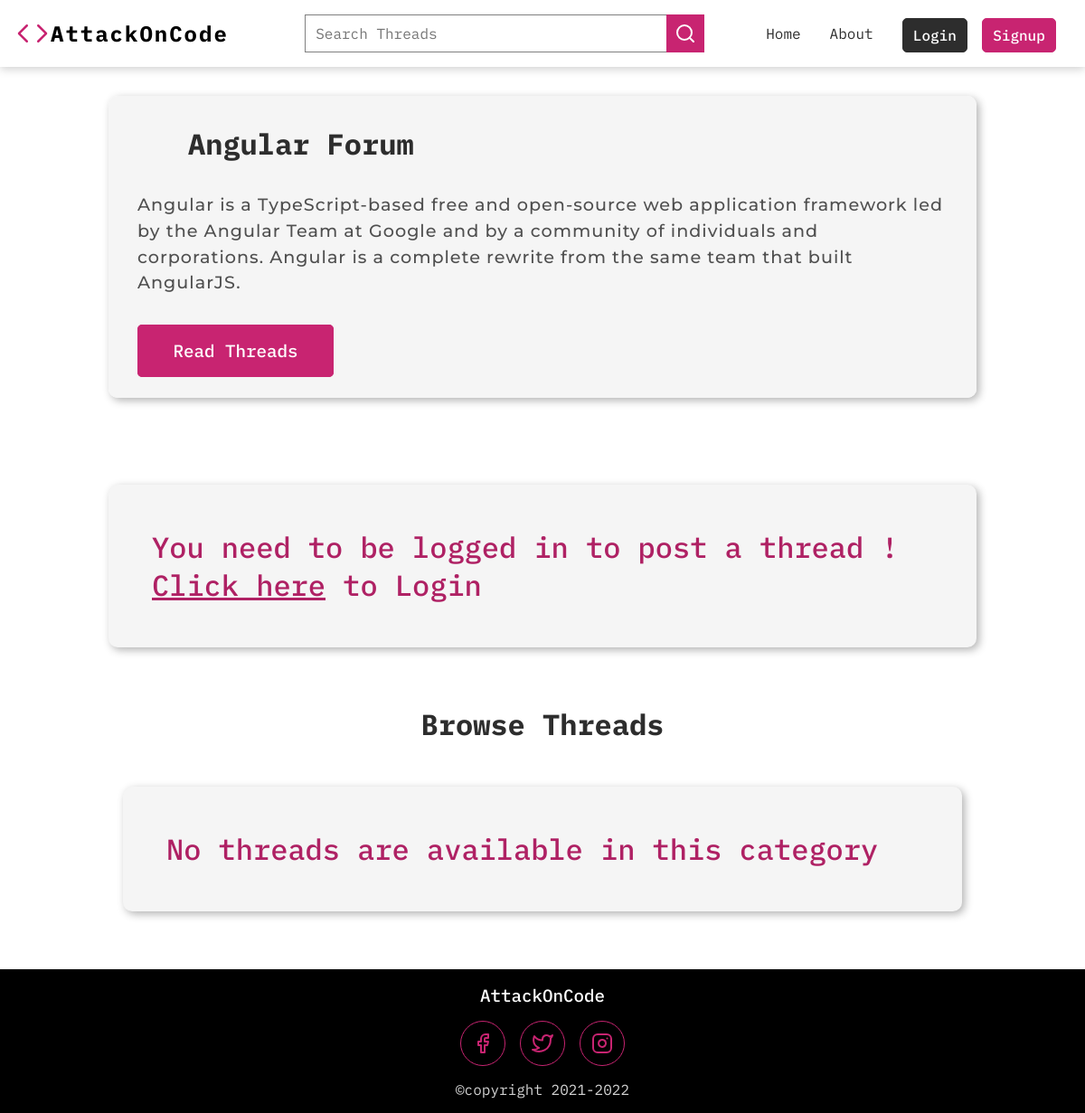
/thread-list.php?category_id=5, run on the app's committed database.
### tables this page shows
CREATE TABLE `categories` (
  `category_id` int(11) NOT NULL,
  `category_name` varchar(255) NOT NULL,
  `category_description` text NOT NULL,
  `category_createdat` datetime NOT NULL DEFAULT current_timestamp()
);

### thread-list.php (the view, shortened to what this page needs)
<?php
    require "./partials/_connection.php";
    $category_id = $_GET['category_id'];
    $stmt =  $mysqli->prepare("SELECT * FROM `categories` WHERE category_id = ?");
    $stmt->bind_param("i", $category_id);
    $stmt->execute();
    $categoryFetchingResult = $stmt->get_result();
    $categoryFetchingArray = mysqli_fetch_assoc($categoryFetchingResult);
    $thread_title = $thread_description = $errorMsgTitle = $errorMsgDesc = $user_id = "";
    $stmt =  $mysqli->prepare("SELECT * FROM `threads` WHERE thread_cat_id = ?");
    $stmt->bind_param("i", $category_id);
    $stmt->execute();
    $threadsFetchingResult = $stmt->get_result();
    $threadsFetchingArray = mysqli_fetch_all($threadsFetchingResult, MYSQLI_ASSOC);
?>
<!DOCTYPE html>
<html lang="en">
<head>
    <link rel="stylesheet" href="./css/navbar.css">
    <link rel="stylesheet" href="./css/footer.css">
    <link rel="stylesheet" href="./css/thread-list.css">
</head>
<body>
    <?php include "./partials/_navbar.php" ?>
    <main class="thread-list-section">
        <div class="category-container">
            <div class="category">
                    <h2 class="category__heading">
                        <?php echo htmlspecialchars
                    ($categoryFetchingArray['category_name']) ?> Forum</h2>
                    <div class="category--padding">
                            <p class="category__description text"><?php echo htmlspecialchars($categoryFetchingArray['category_description']) ?></p>
                            <a class="category__btn" href="#threadlist">Read Threads</a>
                    </div>
            </div>
        </div>
        <?php if(isset($_SESSION['loggedin'])): ?>
        <section class="post-thread">
            <h2 class="post-thread-heading">Post a Thread</h2>
            <div class="post-thread-container">
                <form action="<?php echo htmlspecialchars($_SERVER['REQUEST_URI']) ?>" method="POST" class="post-thread-form">
                    <input type="text" name="thread_title" placeholder="Thread Title" class="thread-title" value="<?php echo htmlspecialchars($thread_title)?>">
                    <span class="mb-2"><?php echo htmlspecialchars($errorMsgTitle) ?></span>
                    <textarea name="thread_description" placeholder="Thread Description" class="thread-description" id="thread_description" cols="30" rows="10" value="<?php echo htmlspecialchars($thread_description)?>"></textarea>
                    <span class="mb-2"><?php echo htmlspecialchars($errorMsgDesc) ?></span>
                    <textarea style="margin-bottom: 2rem;" name="thread_code" placeholder="Paste code here" class="thread-code" id="thread_code" cols="30" rows="10" value="<?php echo htmlspecialchars($thread_description)?>"></textarea>
                    <input type="submit" value="Post Thread" name="postThread" class="post-thread-btn">
                </form>
            </div>
        </section>
        <?php else: ?>
        <section id="nothing">
            <div class="nothing-box">
                <p>You need to be logged in to post a thread ! <a style="text-decoration: underline; cursor: pointer;" href="login.php">Click here</a> to Login</p>
            </div>
        </section>
        <?php endif; ?>
        <section id="threadlist">
            <h2 class="threadlist-heading">Browse Threads</h2>
            <div class="threadlist-container">
                <?php if($threadsFetchingArray): ?>
                <?php foreach($threadsFetchingArray as $threads => $thread): ?>
                <?php
                    $thread_id = $thread['thread_id'];
                    $stmt =  $mysqli->prepare("SELECT COUNT(*) FROM `comments` WHERE thread_id = ?");
                    $stmt->bind_param("i", $thread_id);
                    $stmt->execute();
                    $countingCommentsResult = $stmt->get_result();
                    $commentCount = mysqli_fetch_array($countingCommentsResult);
                ?>
                <a class="thread" href="thread.php?thread_id=<?php echo htmlspecialchars($thread['thread_id']) ?>">
                    <h3 class="thread-heading"><?php echo htmlspecialchars($thread['thread_title']) ?></h3>
                    <div class="btn-info-container">
                        <p class="thread-desc text"><?php echo substr(htmlspecialchars($thread['thread_desc']), 0, 250) ?>......</p>
                        <!-- <div class="likes">
                            <span>3 likes</span>
                            <button><svg xmlns="http://www.w3.org/2000/svg" width="24" height="24" viewBox="0 0 24 24" fill="none" stroke="currentColor" stroke-width="2" stroke-linecap="round" stroke-linejoin="round" class="feather feather-thumbs-up"><path d="M14 9V5a3 3 0 0 0-3-3l-4 9v11h11.28a2 2 0 0 0 2-1.7l1.38-9a2 2 0 0 0-2-2.3zM7 22H4a2 2 0 0 1-2-2v-7a2 2 0 0 1 2-2h3"></path></svg></button>
                        </div> -->
                        <div class="number-of-threads">
                            <span><?php echo htmlspecialchars($commentCount[0]); ?> comments</span>
                            <svg xmlns="http://www.w3.org/2000/svg" width="24" height="24" viewBox="0 0 24 24" fill="#af2164" stroke="currentColor" stroke-width="2" stroke-linecap="round" stroke-linejoin="round" class="feather feather-message-square"><path d="M21 15a2 2 0 0 1-2 2H7l-4 4V5a2 2 0 0 1 2-2h14a2 2 0 0 1 2 2z"></path></svg>
                        </div>
                    </div>
                </a>
                <?php endforeach; ?>
                <?php else: ?>
                    <section id="nothing">
                        <div class="nothing-box">
                            <p>No threads are available in this category</p>
                        </div>
                   </section>
                <?php endif;?>
            </div>
        </section>
    </main>
    <?php include "./partials/_footer.php" ?>
</body>
</html>

### css/navbar.css (style rules this page uses)
:root { --menu: #eeecec; --nav-bg: #ffffff; --nav-brand: black; --black: #2d2d2d; --gray: gray; --lightgray: lightgray; --red-2:#af2164; --red-1: #c82471; --veryDarkBlue: #06283D; --darkBlue: #1363DF; --lightBlue: #40a3e6; --veryLightBlue: #DFF6FF; --bg: #1f293a; --card-bg: hwb(0 96% 4%); --text: #505050; --validation: #af2164; --bs: 3px 3px 10px rgba(0, 0, 0, 0.3); --bsh: 4px 4px 10px rgba(0, 0, 0, 0.4); --placeholder: #2d2d2d; }
.text { font-family: 'Montserrat', sans-serif; font-weight: 500 !important; letter-spacing: 1px; line-height: 1.5; }
*, *::before, *::after { margin: 0; padding: 0; box-sizing: inherit; text-decoration: none; list-style: none; }
a { all: unset; }
html { box-sizing: border-box; scroll-behavior: smooth; }
body { font-family: 'IBM Plex Mono', monospace; min-height: 100vh; display: flex; flex-direction: column; }

### css/thread-list.css (style rules this page uses)
.category-container, .post-thread, #threadlist, #nothing { padding: 2rem 1rem; max-width: 992px; margin: 0 auto; }
body { background-color: var(--nav-bg); }
.category { margin-bottom: 2rem; border-radius: 10px; box-shadow: var(--bs); -webkit-border-radius: 10px; -moz-border-radius: 10px; -ms-border-radius: 10px; -o-border-radius: 10px; }
.category__heading { background-color: var(--card-bg); color: var(--black); border-top-left-radius: 10px; border-top-right-radius: 10px; padding: 2rem !important; display: flex; align-items: center; }
.category__description { margin-bottom: 3rem; color: var(--text); }
.category--padding { padding: 0 2rem 2.5rem 2rem; background-color: var(--card-bg); border-bottom-left-radius: 10px; border-bottom-right-radius: 10px; }
.category__btn { background-color: var(--red-1); font-weight: 500; color: var(--nav-bg); border-radius: 5px; border: 1px solid var(--red-1); padding: 0.8em 2em; font-size: 1.4rem; -webkit-border-radius: 5px; -moz-border-radius: 5px; -ms-border-radius: 5px; -o-border-radius: 5px; cursor: pointer; transition: color 100ms, background-color 200ms; -webkit-transition: color 100ms, background-color 200ms; -moz-transition: color 100ms, background-color 200ms; -ms-transition: color 100ms, background-color 200ms; -o-transition: color 100ms, background-color 200ms; }
@media screen and (min-width: 1100px) { .category__heading { font-size: 2rem; padding: 2rem; } }
@media screen and (min-width: 1100px) { .category__description { font-size: 1.2rem; } }
@media screen and (min-width: 1100px) { .category__btn { font-size: 1.2rem; } }
.nothing-box { padding: 2rem; font-size: 2rem; background-color: var(--card-bg); color: var(--red-2); font-weight: 500; border-radius: 10px; -webkit-border-radius: 10px; -moz-border-radius: 10px; -ms-border-radius: 10px; -o-border-radius: 10px; box-shadow: var(--bs); }
@media screen and (min-width: 1100px) { .nothing-box { padding: 3rem; } }
.threadlist-heading { text-align: center; color: var(--black); margin-bottom: 1rem; }
@media screen and (min-width: 1100px) { .threadlist-heading { font-size: 2rem; } }

### data on the page
categories: category_name "Angular", category_description "Angular is a TypeScript-based free and open-source web application framework led by the Angular Team at Google and by a community of individuals and corporations. Angular is a complete rewrite from the same team that built AngularJS."
